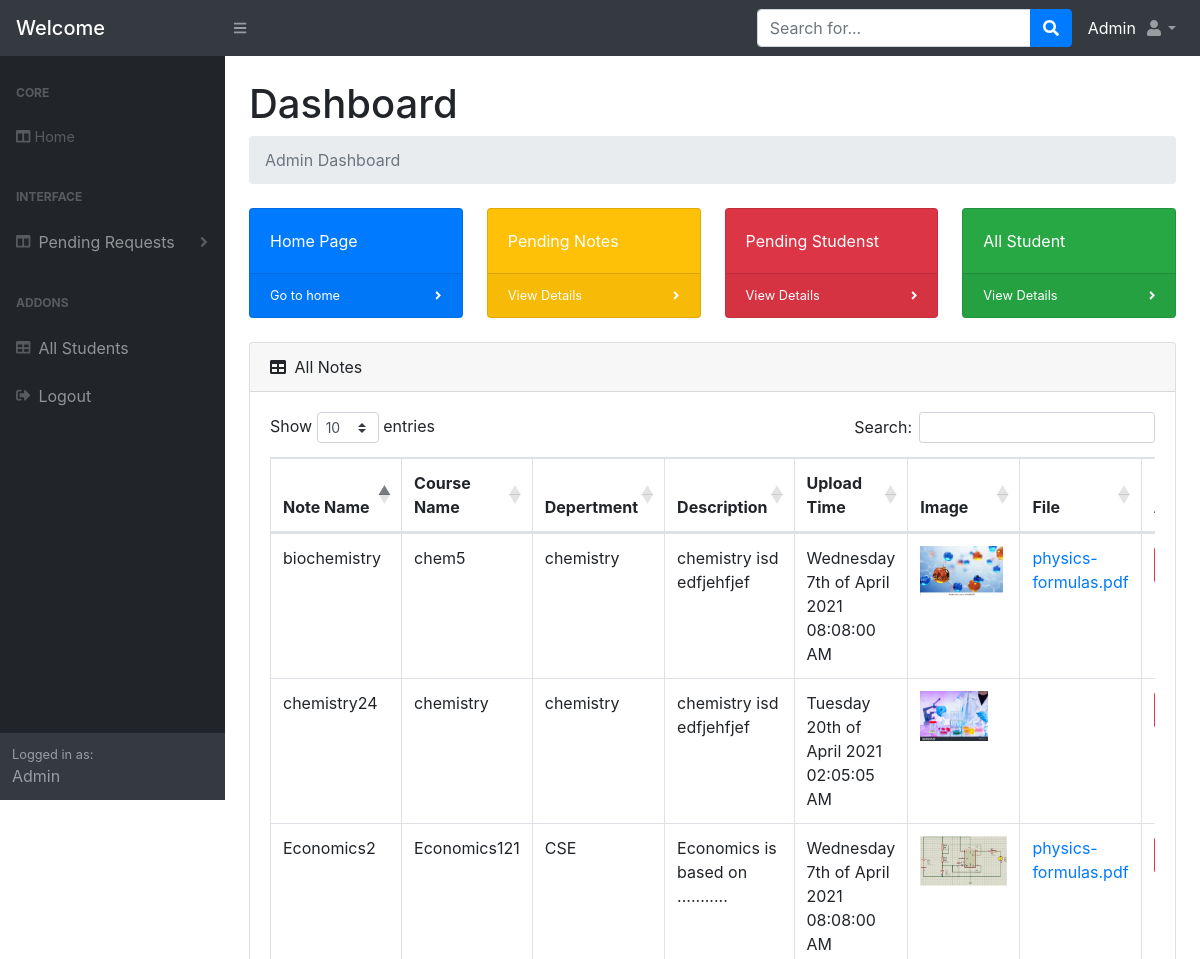
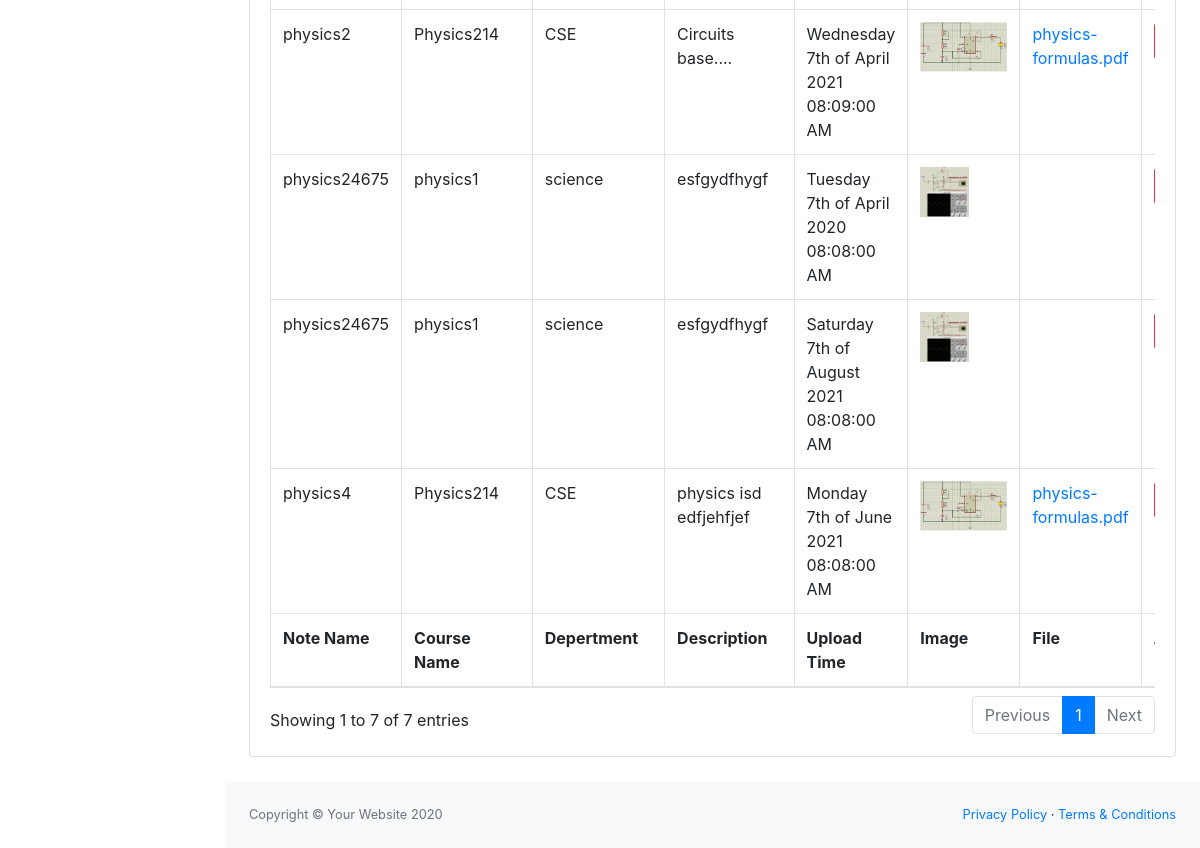
The page /admin.php (signed in) on the database its author committed (2 pictures, top to bottom).
### tables this page shows
CREATE TABLE `notes` (
  `n_id` int(10) NOT NULL,
  `s_id` varchar(255) NOT NULL,
  `n_name` varchar(255) NOT NULL,
  `course` varchar(255) NOT NULL,
  `dept` varchar(255) NOT NULL,
  `description` varchar(255) NOT NULL,
  `n_image` varchar(255) NOT NULL,
  `n_file` varchar(255) NOT NULL,
  `datetime` datetime(6) DEFAULT NULL,
  `approval` tinyint(1) NOT NULL DEFAULT 0
);

### admin.php (the view, shortened to what this page needs)
<?php
   require('functions.php');
   $result=$function->view_note();
   ?>
<!DOCTYPE html>
<html lang="en">
   <head>
      <link href="css/styles.css" rel="stylesheet" />
      <link href="https://cdn.datatables.net/1.10.20/css/dataTables.bootstrap4.min.css" rel="stylesheet" />
   </head>
   <body class="sb-nav-fixed">
      <nav class="sb-topnav navbar navbar-expand navbar-dark bg-dark">
         <h2 class="navbar-brand" >Welcome</h2>
         <button class="btn btn-link btn-sm order-1 order-lg-0" id="sidebarToggle" href="#"><i class="fas fa-bars"></i></button>
         <form class="d-none d-md-inline-block form-inline ml-auto mr-0 mr-md-3 my-2 my-md-0">
            <div class="input-group">
               <input class="form-control" type="text" placeholder="Search for..." aria-label="Search" aria-describedby="basic-addon2" />
               <div class="input-group-append">
                  <button class="btn btn-primary" type="button"><i class="fas fa-search"></i></button>
               </div>
            </div>
         </form>
         <ul class="navbar-nav ml-auto ml-md-0"style="color: white;">
         </ul>
         <ul class="navbar-nav ml-auto ml-md-0">
            <li class="nav-item dropdown">
               <a class="nav-link dropdown-toggle" id="userDropdown" href="#" role="button" data-toggle="dropdown" aria-haspopup="true" aria-expanded="false"><i class="fas fa-user fa-fw"></i></a>
            </li>
         </ul>
      </nav>
      <div id="layoutSidenav">
         <div id="layoutSidenav_nav">
            <nav class="sb-sidenav accordion sb-sidenav-dark" id="sidenavAccordion">
               <div class="sb-sidenav-menu">
                  <div class="nav">
                     <div class="sb-sidenav-menu-heading">Core</div>
                     <a class="nav-link" href="home.php">
                     <div class="sb-nav-link-icon"><i class="fas fa-columns"></i>
                     Home </div> </a>
                     <div class="sb-sidenav-menu-heading">Interface</div>
                     <a class="nav-link collapsed" href="#" data-toggle="collapse" data-target="#collapsePending" aria-expanded="false" aria-controls="collapsePending">
                                <div class="sb-nav-link-icon"><i class="fas fa-columns"></i></div>
                                Pending Requests
                                <div class="sb-sidenav-collapse-arrow"><i class="fas fa-angle-down"></i></div>
                              </a>
                     <div class="sb-sidenav-menu-heading">Addons</div>
                    <a class="nav-link" href="allstudents.php">
                                <div class="sb-nav-link-icon"><i class="fas fa-table"></i></div>
                                All Students
                     </a>
                     <a class="nav-link" href="logout.php">
                        <div class="sb-nav-link-icon"><i class="fas fa-sign-out-alt"></i></div>
                        Logout
                    </a>
                  </div>
               </div>
               <div class="sb-sidenav-footer">
                  <div class="small">Logged in as:</div>
                  Admin
               </div>
            </nav>
         </div>
         <div id="layoutSidenav_content">
            <main>
               <div class="container-fluid">
                  <h1 class="mt-4">Dashboard</h1>
                  <ol class="breadcrumb mb-4">
                     <li class="breadcrumb-item active">Admin Dashboard</li>
                  </ol>
                  <div class="row">
                     <div class="col-xl-3 col-md-6">
                        <div class="card bg-primary text-white mb-4">
                           <div class="card-body">Home Page</div>
                           <div class="card-footer d-flex align-items-center justify-content-between">
                              <a class="small text-white stretched-link" href="home.php">Go to home</a>
                              <div class="small text-white"><i class="fas fa-angle-right"></i></div>
                           </div>
                        </div>
                     </div>
                     <div class="col-xl-3 col-md-6">
                        <div class="card bg-warning text-white mb-4">
                           <div class="card-body">Pending Notes</div>
                           <div class="card-footer d-flex align-items-center justify-content-between">
                              <a class="small text-white stretched-link" href="pendingNote.php">View Details</a>
                              <div class="small text-white"><i class="fas fa-angle-right"></i></div>
                           </div>
                        </div>
                     </div>
                     <div class="col-xl-3 col-md-6">
                        <div class="card bg-danger text-white mb-4">
                           <div class="card-body">Pending Studenst</div>
                           <div class="card-footer d-flex align-items-center justify-content-between">
                              <a class="small text-white stretched-link" href="pendingStudent">View Details</a>
                              <div class="small text-white"><i class="fas fa-angle-right"></i></div>
                           </div>
                        </div>
                     </div>
                     <div class="col-xl-3 col-md-6">
                        <div class="card bg-success text-white mb-4">
                           <div class="card-body">All Student</div>
                           <div class="card-footer d-flex align-items-center justify-content-between">
                              <a class="small text-white stretched-link" href="allstudents.php">View Details</a>
                              <div class="small text-white"><i class="fas fa-angle-right"></i></div>
                           </div>
                        </div>
                     </div>
                  </div>
                  <div class="card mb-4">
                     <div class="card-header">
                        <i class="fas fa-table mr-1"></i>
                        All Notes
                     </div>
                     <div class="card-body">
                        <div class="table-responsive">
                           <table class="table table-hover table-bordered" id="dataTable" width="100%" cellspacing="0">
                              <thead>
                                 <tr>
                                    <th>Note Name</th>
                                    <th>Course Name</th>
                                    <th>Depertment</th>
                                    <th>Description</th>
                                    <th>Upload Time</th>
                                    <th>Image</th>
                                    <th>File</th>
                                    <th>Action</th>
                                 </tr>
                              </thead>
                              <tfoot>
                                 <tr>
                                    <th>Note Name</th>
                                    <th>Course Name</th>
                                    <th>Depertment</th>
                                    <th>Description</th>
                                    <th>Upload Time</th>
                                    <th>Image</th>
                                    <th>File</th>
                                    <th>Action</th>
                                 </tr>
                              </tfoot>
                              <?php
                                 while ($row = $result->fetch_assoc()) { ?>
                              <tr>
                                 <td><?= $row['n_name']; ?> </td>
                                 <td><?= $row['course']; ?> </td>
                                 <td><?= $row['dept']; ?> </td>
                                 <td><?= $row['description']; ?> </td>
                                 <td><?= date("l jS \of F Y h:i:s A",strtotime($row['datetime'])); ?>
                                 </td>
                                 <td>
                                 <img src="picture/<?php echo $row['n_image']; ?>" height=50rem;
                                                 data-toggle="modal"
                                                 data-target="#exampleModal-<?php echo $row['n_name']; ?>">
                                 </td>
                                 <td>
                                            <a href="" data-toggle="modal"
                                               data-target="#exampleModalCenter-<?php echo $row['n_name']; ?>"
                                               id="file">
                                                <?php echo $row['n_file']; ?>
                                            </a>
                                        </td>
                                 <td>
                                 </td>
                              </tr>
                              <?php   }  ?>
                           </table>
                        </div>
                     </div>
                  </div>
               </div>
            </main>
            <footer class="py-4 bg-light mt-auto">
               <div class="container-fluid">
                  <div class="d-flex align-items-center justify-content-between small">
                     <div class="text-muted">Copyright &copy; Your Website 2020</div>
                     <div>
                        <a href="#">Privacy Policy</a>
                        &middot;
                        <a href="#">Terms &amp; Conditions</a>
                     </div>
                  </div>
               </div>
            </footer>
         </div>
      </div>
   </body>
</html>

### rows shown on the page
notes: n_name "chemistry24", course "chemistry", dept "chemistry", description "chemistry isd edfjehfjef", datetime "Tuesday 20th of April 2021 02:05:05 AM", n_image (picture)
notes: n_name "Economics2", course "Economics121", dept "CSE", description "Economics is based on ...........", datetime "Wednesday 7th of April 2021 08:08:00 AM", n_image (picture), n_file "physics-formulas.pdf"
notes: n_name "physics2", course "Physics214", dept "CSE", description "Circuits base....", datetime "Wednesday 7th of April 2021 08:09:00 AM", n_image (picture), n_file "physics-formulas.pdf"
notes: n_name "physics4", course "Physics214", dept "CSE", description "physics isd edfjehfjef", datetime "Monday 7th of June 2021 08:08:00 AM", n_image (picture), n_file "physics-formulas.pdf"
notes: n_name "physics24675", course "physics1", dept "science", description "esfgydfhygf", datetime "Tuesday 7th of April 2020 08:08:00 AM", n_image (picture)
notes: n_name "physics24675", course "physics1", dept "science", description "esfgydfhygf", datetime "Saturday 7th of August 2021 08:08:00 AM", n_image (picture)
notes: n_name "biochemistry", course "chem5", dept "chemistry", description "chemistry isd edfjehfjef", datetime "Wednesday 7th of April 2021 08:08:00 AM", n_image (picture), n_file "physics-formulas.pdf"

### other values the page prints
$name "Admin"
